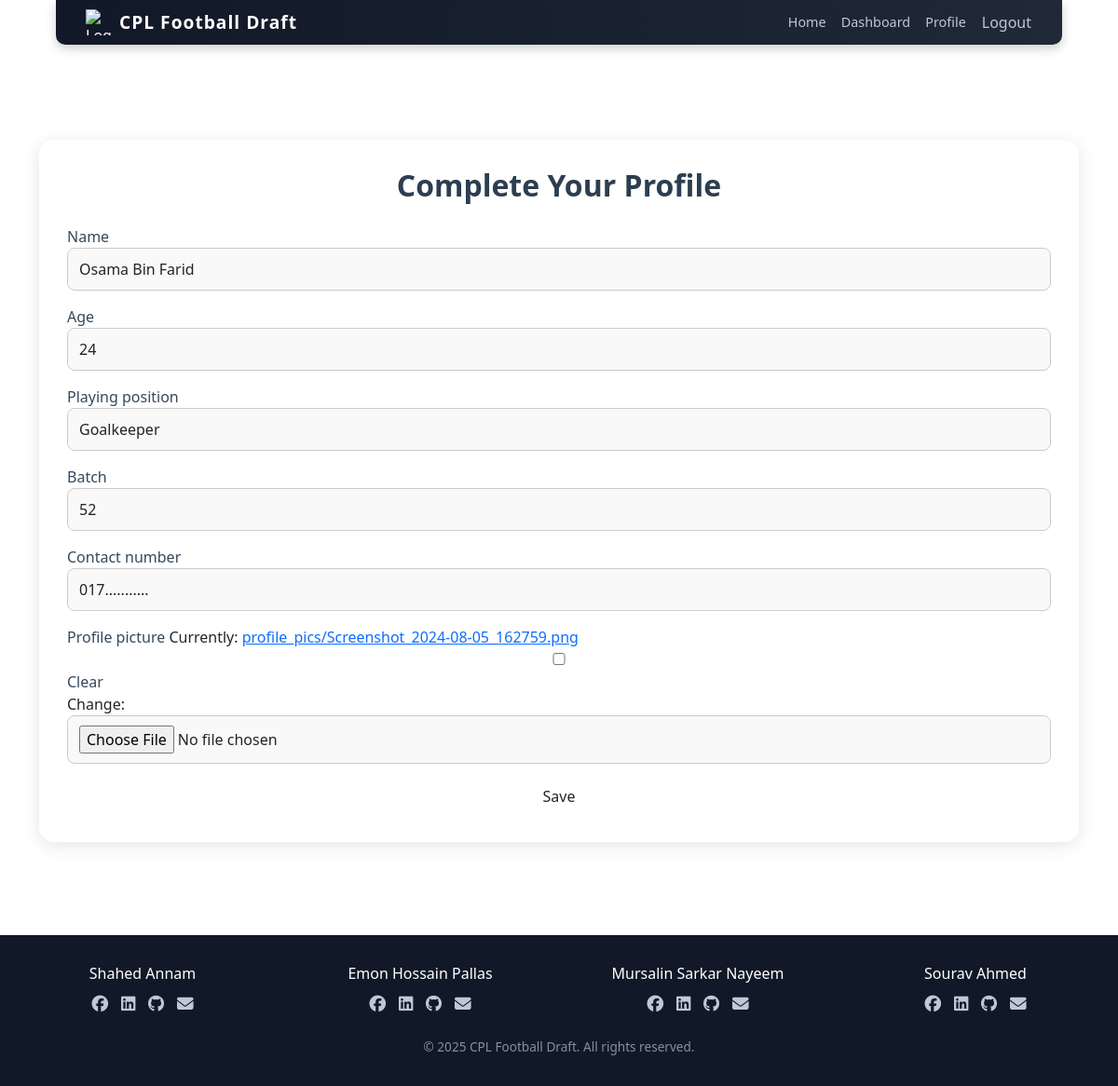
/player/complete-profile/ (signed in), run on the app's committed database.
### player/models.py (models this page shows, shortened)
class Player(models.Model):
    POSITION_CHOICES = [
        ('Midfielder', 'Midfielder'),
        ('Goalkeeper', 'Goalkeeper'),
        ('Forward', 'Forward'),
        ('Defender', 'Defender'),
    ]
    user = models.ForeignKey(settings.AUTH_USER_MODEL, on_delete=models.CASCADE)
    name = models.CharField(max_length=100)
    age = models.IntegerField()
    playing_position = models.CharField(max_length=20, choices=POSITION_CHOICES)
    batch = models.CharField(max_length=10)
    contact_number = models.CharField(max_length=15, blank=True, null=True)
    profile_picture = models.ImageField(upload_to='profile_pics/', blank=True, null=True)
    assigned_team = models.CharField(max_length=100, default="Not bought yet")
    registered_at = models.DateTimeField(auto_now_add=True)
    price = models.IntegerField(default=100)
    current_price = models.IntegerField(default=0)
    CATEGORY_CHOICES = [
        ('A', 'Category A'),
        ('B', 'Category B'),
        ('C', 'Category C'),
    ]
    player_class = models.CharField(max_length=1, choices=CATEGORY_CHOICES, blank=True, null=True)

### player/views.py (the view)
# urls.py: path('complete-profile/', views.complete_profile, name='complete_profile'),
@login_required
def complete_profile(request):
    try:
        profile = Player.objects.get(user=request.user)
        form = PlayerProfileForm(request.POST or None, request.FILES or None, instance=profile)
    except Player.DoesNotExist:
        form = PlayerProfileForm(request.POST or None, request.FILES or None)
    if request.method == 'POST':
        if form.is_valid():
            profile = form.save(commit=False)
            profile.user = request.user
            profile.save()
            return redirect('player:dashboard')
    return render(request, 'player/complete_profile.html', {'form': form})

### player/forms.py
class PlayerProfileForm(forms.ModelForm):
    class Meta:
        model = Player
        fields = ['name', 'age', 'playing_position', 'batch', 'contact_number', 'profile_picture']
        widgets = {
            'name': forms.TextInput(attrs={'class': 'form-control', 'placeholder': 'Your full name'}),
            'age': forms.NumberInput(attrs={'class': 'form-control', 'placeholder': 'Your age'}),
            'playing_position': forms.Select(attrs={'class': 'form-control'}),
            'batch': forms.TextInput(attrs={'class': 'form-control', 'placeholder': 'e.g. 48th'}),
            'contact_number': forms.TextInput(attrs={'class': 'form-control', 'placeholder': 'Your contact number'}),
        }

### templates/player/complete_profile.html (shortened to what this page needs)
{% extends 'CPL/base.html' %}
{% load static %}
{% block head %}
<link rel="stylesheet" href="{% static 'player/styleComplete_profile.css' %}">
{% endblock %}
{% block content %}
<div class="container complete-profile-container">
    <div class="profile-card">
        <h2 class="text-center mb-4">Complete Your Profile</h2>
        <form method="POST" enctype="multipart/form-data">
            {% for field in form %}
                <div class="form-group mb-3">
                    <label for="{{ field.id_for_label }}">{{ field.label }}</label>
                    {{ field }}
                </div>
            {% endfor %}
            <div class="text-center">
                <button type="submit" class="btn submit-btn">Save</button>
            </div>
        </form>
    </div>
</div>
{% endblock %}

### static/player/styleComplete_profile.css (style rules this page uses)
.complete-profile-container { max-width: 600px; margin: 50px auto; padding: 0 15px; }
.profile-card { background-color: #fff; padding: 30px; border-radius: 16px; box-shadow: 0 4px 20px rgba(0, 0, 0, 0.1); }
.profile-card h2 { font-weight: 600; color: #2c3e50; }
.form-group label { font-weight: 500; color: #34495e; }
.form-group input, .form-group select { width: 100%; padding: 10px 12px; border-radius: 8px; border: 1px solid #ccc; background-color: #f9f9f9; }
.submit-btn { background-color: #3498db; color: white; padding: 10px 20px; border-radius: 10px; border: none; transition: 0.3s ease; }

### data on the page
Player: form "Osama Bin Farid" "24" "Goalkeeper" "52" "017..........."

### other printed values
{{ field.label }} "Name" "Age" "Playing position" "Batch" "Contact number" "Profile picture"
